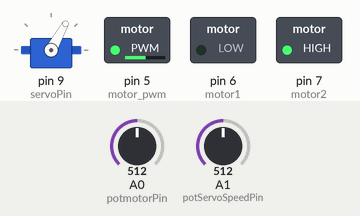
This program was run on a simulated Arduino Nano, built with avr-gcc and run on an emulated ATmega328P. Parts: servo, switched loads named in the program (green lamp = pin HIGH). The inputs (shaded band) are chosen by the test bench; at power-on: A0 (potmotorPin) = 512, A1 (potServoSpeedPin) = 512.

Above: at 1.2 s.
1.3 s: A0 (potmotorPin) set to 306
At 2.32 s:
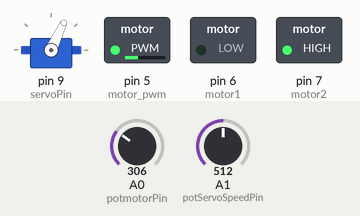
4.3 s: A0 (potmotorPin) set to 122
At 4.48 s:
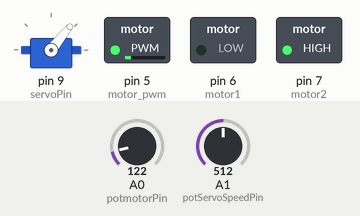
7.3 s: A0 (potmotorPin) set to 511
At 7.86 s:
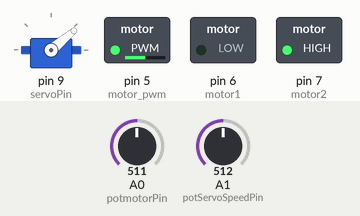
10.3 s: A0 (potmotorPin) set to 900
At 11.87 s:
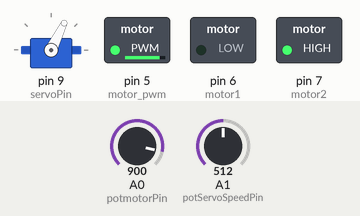
13.3 s: A1 (potServoSpeedPin) set to 716
Timing chart, 0 to 17.3 s (numbered marks = the images above; inputs shaded):
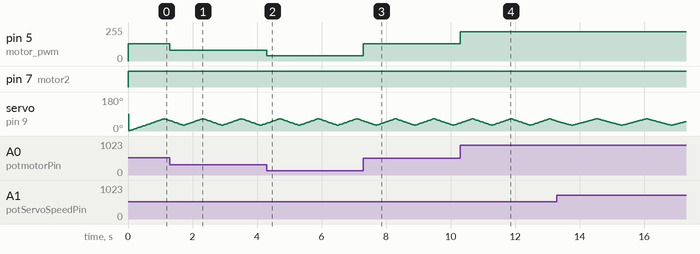

Measured:
- after the input at 1.3 s, pin 5 (motor_pwm): 130/255 → 81/255 at once
- after the input at 4.3 s, pin 5 (motor_pwm): 81/255 → 38/255 at once
- after the input at 7.3 s, pin 5 (motor_pwm): 38/255 → 129/255 at once
- after the input at 10.3 s, pin 5 (motor_pwm): 129/255 → 221/255 at once

The program:

main.cpp
```cpp
#include <Arduino.h>

#include <Servo.h>


const int motor_pwm = 5;
const int motor1 = 6;
const int motor2 = 7;

const int servoPin = 9;
const int potmotorPin = A0;
const int potServoSpeedPin = A1;
int angle = 0;
// Initialize the servo motor
Servo myServo;


unsigned long previousMillis = 0;
bool increasing = true;
void setup()
{
  pinMode(motor_pwm,OUTPUT);
  pinMode(motor1,OUTPUT);
  pinMode(motor2,OUTPUT);
  myServo.attach(servoPin);
}

void servocontrol();
void dc_motor_control();

void loop()
{
  servocontrol();
  dc_motor_control();

}


void servocontrol()
{
  int sspeed = analogRead(potServoSpeedPin);
  int intervalMillis = map(sspeed, 0, 1023, 5, 30);

  unsigned long currentMillis = millis();

    if (currentMillis - previousMillis >= intervalMillis) {
    previousMillis = currentMillis;

    if (increasing) {
      angle++;
      if (angle >= 65) {
        increasing = false;
      }
    } else {
      angle--;
      if (angle <= 30) {
        increasing = true;
      }
    }

    myServo.write(angle);
  }
}


void dc_motor_control()
{
  digitalWrite(motor1,LOW);
  digitalWrite(motor2,HIGH);
  int dc_analog_value = analogRead(A0);
  int speed = map(dc_analog_value,0,1023,10,250);
  analogWrite(motor_pwm,speed);
}
```
